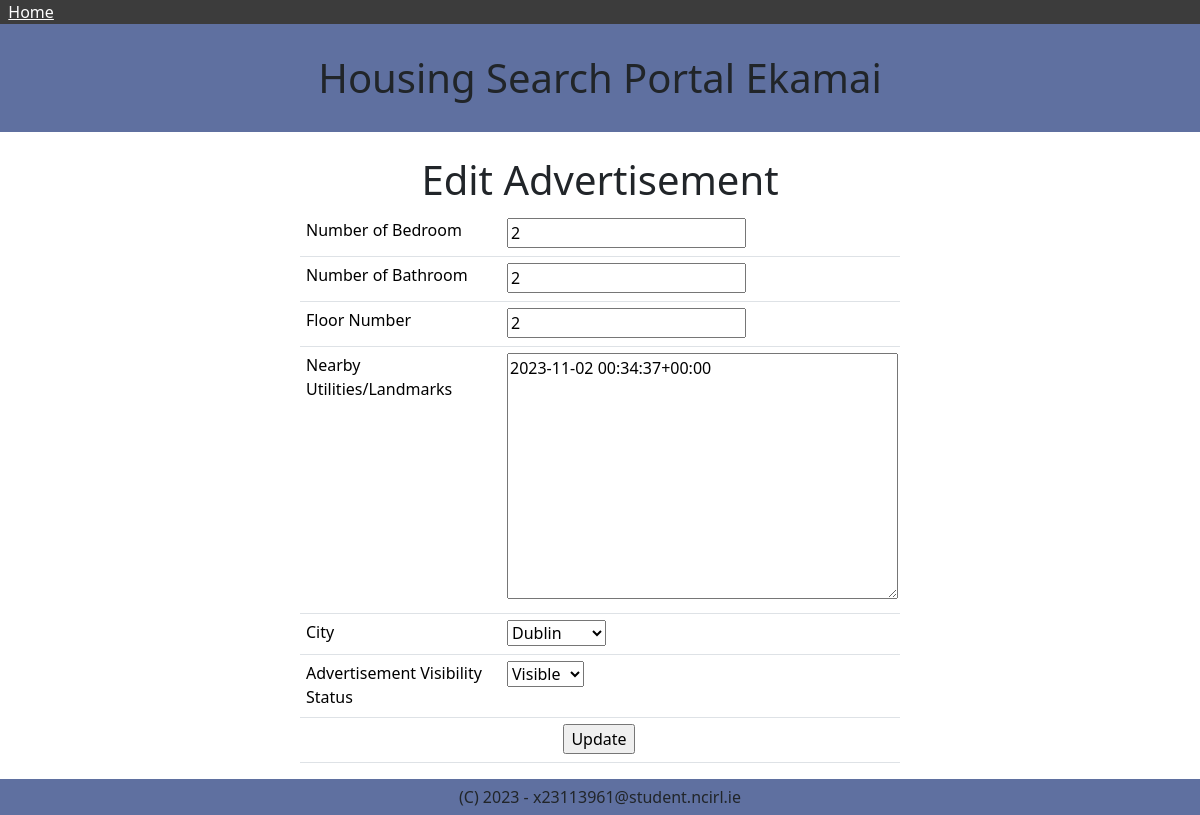
Before: /houseadvertisement/1 with the older database file.
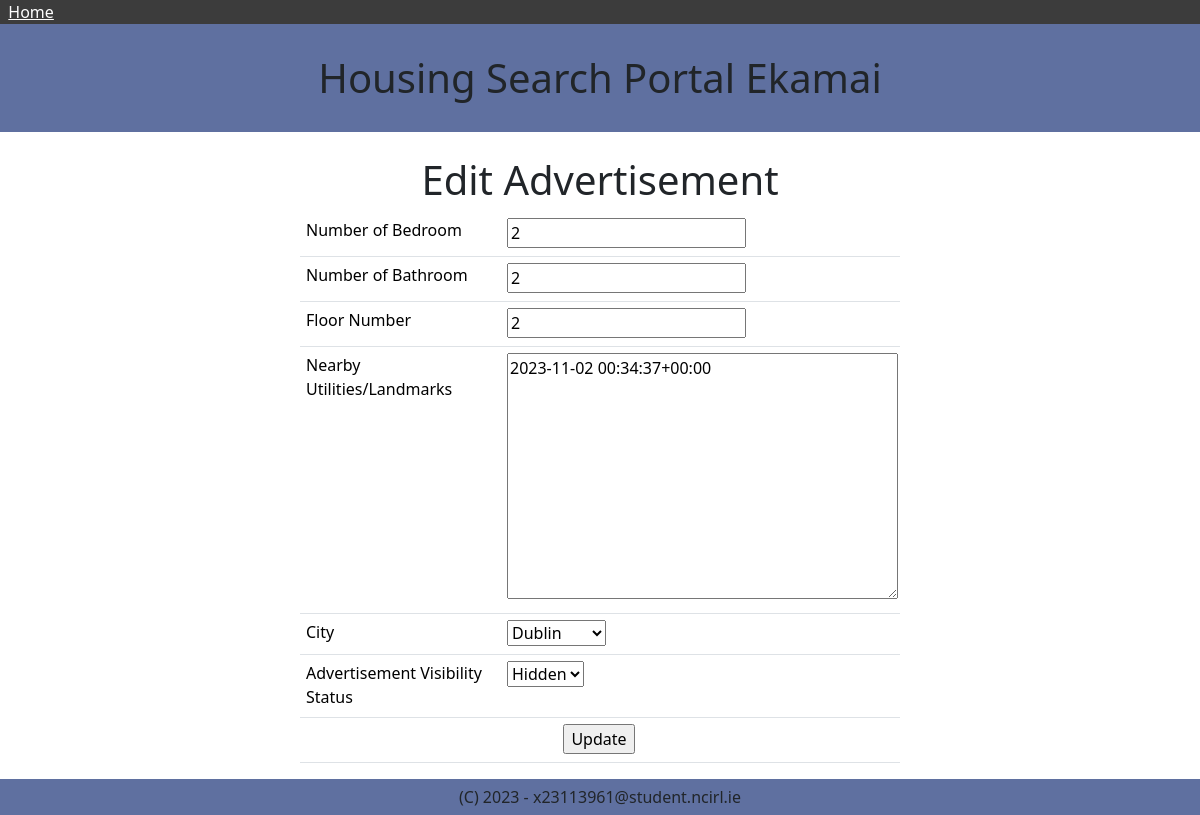
After: the same page with the newer database file.
### housingapp/models.py (models this page shows)
class HouseAdvertisement(models.Model):
    number_of_bedroom = models.IntegerField()
    number_of_bathroom = models.IntegerField()
    floor_number = models.IntegerField()
    nearby_utilities_landmarks = models.CharField(max_length=500)
    user = models.ForeignKey(User,on_delete=models.CASCADE)
    city = models.ForeignKey(City,on_delete=models.CASCADE)
    advertisement_visibility = models.IntegerField(choices=advertisement_visibility)

### housingapp/views.py (the view, shortened to what this page needs)
# urls.py: path('houseadvertisement/<int:houseadvertisement_id>', views.houseadvertisement_existing, name='houseadvertisement_existing'),
def houseadvertisement_existing(request, houseadvertisement_id):
    if request.method == 'GET':
        try:
            houseadvertisement = HouseAdvertisement.objects.get(pk=houseadvertisement_id)
            form = HouseAdvertisementForm(instance=houseadvertisement)
        except HouseAdvertisement.DoesNotExist:
            raise Http404("House Advertisement does not exist")
        context = {'form': form, 'id': houseadvertisement_id}
        return render(request, 'housingapp/houseadvertisement.html', context)

### housingapp/forms.py
class HouseAdvertisementForm(ModelForm):
    class Meta:
        model = HouseAdvertisement
        exclude = ["user"]
        widgets = {
            'nearby_utilities_landmarks': forms.Textarea()
            }

### housingapp/models.py (called while the page is built)
    def __str__(self):
        return self.name

### housingapp/templates/housingapp/houseadvertisement.html (shortened to what this page needs)
{% extends "housingapp/base_generic.html" %}
{% block content %}
    <div class="center-div">
        <h1>
            {% if not view %}
                {% if id %}
                    Edit Advertisement
                {% else %}
                    Add Advertisement
                {% endif %}
            {% else %}
                Advertisement
            {% endif %}
        </h1>
        <div class="left-manner-div">
            <form action='' method='post'>
                <table class="table">
                    {% if not view %}
                        <tr>
                            <td>Number of Bedroom</td>
                            <td>{{ form.number_of_bedroom }}</td>
                        </tr>
                        <tr>
                            <td>Number of Bathroom</td>
                            <td>{{ form.number_of_bathroom }}</td>
                        </tr>
                        <tr>
                            <td>Floor Number</td>
                            <td>{{ form.floor_number }}</td>
                        </tr>
                        <tr>
                            <td>Nearby Utilities/Landmarks</td>
                            <td>{{ form.nearby_utilities_landmarks }}</td>
                        </tr>
                        <tr>
                            <td>City</td>
                            <td>{{ form.city }}</td>
                        </tr>
                    {% endif %}
                    {% if not view %}
                        <tr>
                            <td>Advertisement Visibility Status</td>
                            <td>{{ form.advertisement_visibility }}</td>
                        </tr>
                        <tr>
                            <td colspan='2' style='text-align: center;'>
                                {% if id %}
                                    <input type="submit" value="Update">
                                {% else %}
                                    <input type="submit" value="Save">
                                {% endif %}
                            </td>
                        </tr>
                    {% endif %}
                </table>
            </form>
        </div>
    </div>
{% endblock content %}

Changed rows visible on the page:
changed HouseAdvertisement "Dublin": advertisement_visibility "Visible" → "Hidden"
